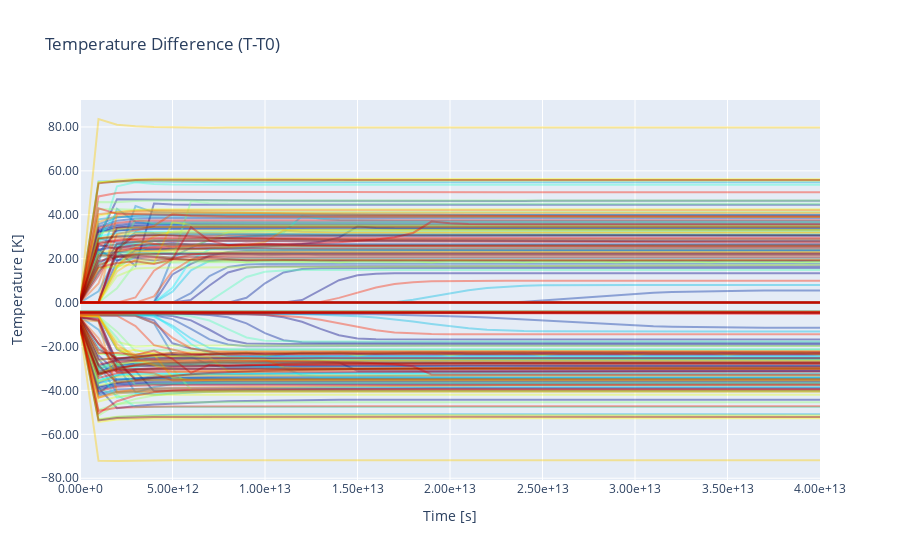

The notebook cell saved with this chart:
### Code cell
N_SNAPS, N_TIMES, N_POINTS = temperatures_diff.shape

colors = px.colors.sample_colorscale("jet", [n/(N_SNAPS) for n in range(N_SNAPS)])

fig = go.Figure()
for idx_snap, temperature_array in enumerate(temperatures_diff):
# customdata=np.stack(([t_h] * len(comsol_data.times), [host_k] * len(comsol_data.times)) , axis=-1),
    input_args = {'x' : list(comsol_data.times.values()),
                #   'customdata' : customdata,
                #   'hovertemplate' : "Time: %{x:.2e}<br>Temperature: %{y:.2f}<br>T_h: %{customdata[0]:.2f}<br><br>host_k: %{customdata[1]:.2e}<br>",
                    'legendgroup' : f"{idx_snap:03d}",
                    'name' : f"{idx_snap:03d}",
                    'line' : dict(color=colors[idx_snap]),
                    'opacity': 0.4}
    fig.add_trace(go.Scatter(y=np.max(temperature_array, axis=1), **input_args))
    fig.add_trace(go.Scatter(y=np.min(temperature_array, axis=1), **input_args))

fig.update_layout(
    xaxis_tickformat='.2e',  # Format x-axis numbers to 2 decimal places
    yaxis_tickformat='.2f',  # Format y-axis numbers to 2 decimal places
    showlegend=False,        # Hide the legend
    title="Temperature Difference (T-T0)",       # Optional: add a title
    xaxis_title="Time [s]",    # Optional: label for x-axis
    yaxis_title="Temperature [K]"     # Optional: label for y-axis
)

fig.show()
